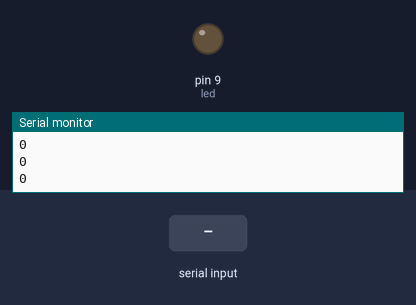
Simulated run of this sketch. Board: Arduino Uno, built with avr-gcc and run on an emulated ATmega328P. Parts: output pins drawn as LEDs (lit = HIGH), the last lines printed to the serial monitor. The test bench sets the inputs (shaded band).

Above: at 1.2 s.
1.3 s: "90,45\n" received over the second serial link
At 2.0 s:
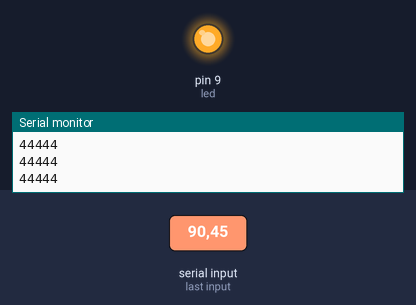
2.8 s: "5\n" received over the second serial link
At 4.0 s:
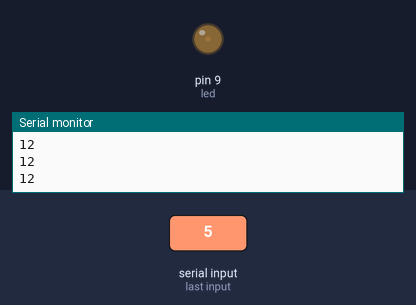
4.3 s: "30,150\n" received over the second serial link
At 5.5 s:
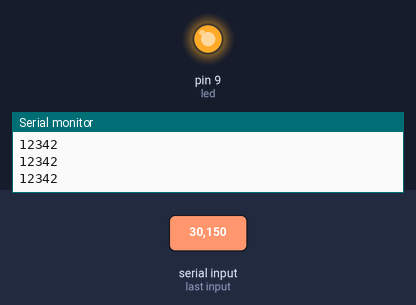
Timing chart, 0 to 7.3 s (numbered marks = the images above; inputs shaded):
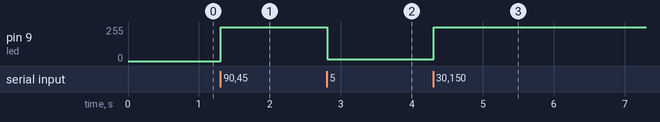

Measured:
- after the input at 1.3 s, pin 9 (led): 0/255 → 255/255 at once
- after the input at 2.8 s, pin 9 (led): 255/255 → 12/255 at once
- after the input at 4.3 s, pin 9 (led): 12/255 → 255/255 at once

The sketch:

Bluetooth_Led_Dimmer.ino
```cpp
#include <SoftwareSerial.h>
#include <String.h>

SoftwareSerial bt(7, 6); // RX,TX
const int led = 9;
char data;
unsigned int digit;
String s = "";

void setup(){
    pinMode( led ,OUTPUT );
    Serial.begin( 9600 );
    bt.begin( 9600 );
}

void loop(){
    if( bt.available() > 0 ){
        digit = 0;
        s ="";
        delay( 2 );
        while( bt.available() > 0 ){
            data = bt.read();
            s += data;
            digit *= 10;
            digit += ( (int)(data) - 48 );
        }
    }
    Serial.println( digit );
    analogWrite( led, digit );
}
```
